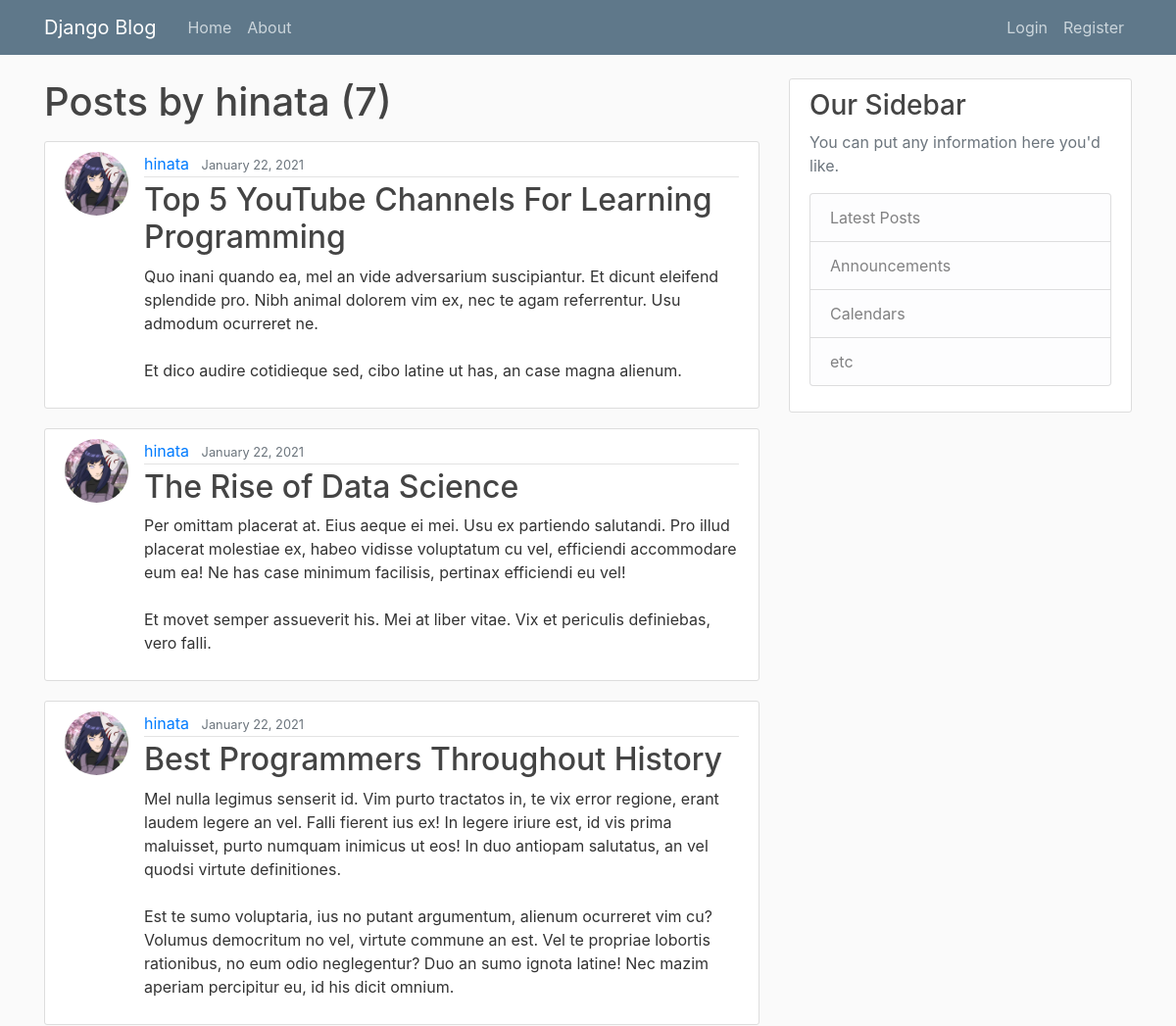
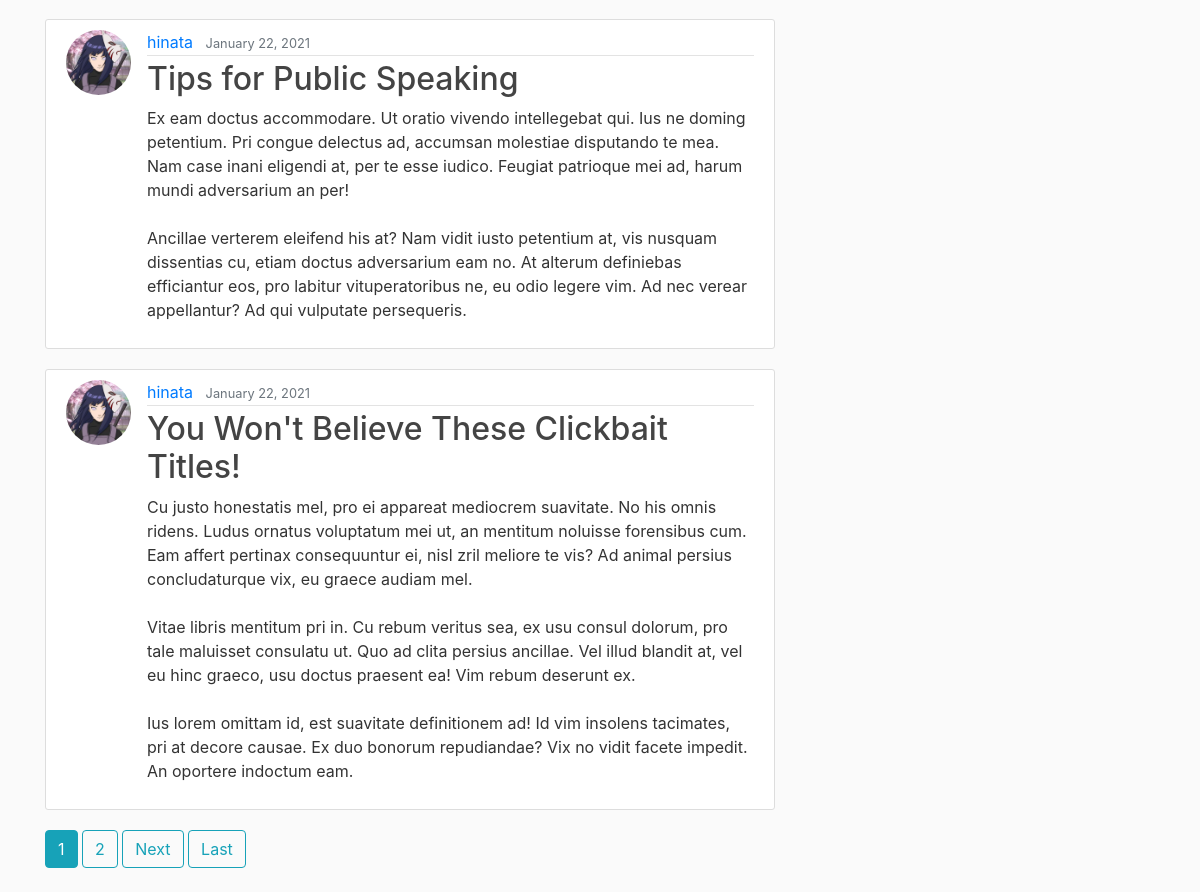
/user/hinata/, run on the app's committed database (2 pictures, top to bottom).
### blog/models.py (models this page shows, shortened)
class Post(models.Model):
	title = models.CharField(max_length=100)
	content = models.TextField()
	time = models.DateTimeField(default=timezone.now)
	author = models.ForeignKey(User, on_delete=models.CASCADE)

### users/models.py (models this page shows, shortened)
class Profile(models.Model):
	user = models.OneToOneField(User, on_delete=models.CASCADE)
	image = models.ImageField(default='default.png', upload_to='profile_pics')

### blog/views.py (the view)
# urls.py: path('user/<str:username>/', UserPostListView.as_view(), name='user-posts'),
class UserPostListView(ListView):
	model = Post
	template_name = 'blog/user_posts.html'
	context_object_name = 'posts'
	paginate_by = 5
	def get_queryset(self):
		user = get_object_or_404(User, username=self.kwargs.get('username'))
		return Post.objects.filter(author=user).order_by('-time')

### blog/templates/blog/user_posts.html (shortened to what this page needs)
{% extends 'blog/base.html' %}
{% block content %}
<h1 class="mb-3">Posts by {{ view.kwargs.username }} ({{ page_obj.paginator.count }})</h1>
{% for post in posts %}
	<article class="media content-section">
		<img class="rounded-circle article-img" src="{{ post.author.profile.image.url }}" alt="">
		<div class="media-body">
			<div class="article-metadata">
				<a class="mr-2" href="{% url 'user-posts' post.author.username %}">{{ post.author }}</a>
				<small class="text-muted">{{ post.time|date:"F d, Y" }}</small>
			</div>
			<h2><a class="article-title" href="{% url 'post-detail' post.id %}">{{ post.title }}</a></h2>
			<p class="article-content">{{ post.content }}</p>
		</div>
	</article>
{% endfor %}
{% if is_paginated %}
	{% for num in page_obj.paginator.page_range %}
		{% if page_obj.number == num %}
			<a class="btn btn-info mb-4" href="?page={{ num }}">{{ num }}</a>
		{% elif num > page_obj.number|add:'-3' and num < page_obj.number|add:'3' %}
			<a class="btn btn-outline-info mb-4" href="?page={{ num }}">{{ num }}</a>
		{% endif %}
	{% endfor %}
	{% if page_obj.has_next %}
		<a class="btn btn-outline-info mb-4" href="?page={{ page_obj.next_page.number }}">Next</a>
		<a class="btn btn-outline-info mb-4" href="?page={{ page_obj.paginator.num_pages }}">Last</a>
	{% endif %}
{% endif %}
{% endblock content %}

### blog/static/blog/main.css (style rules this page uses)
body { background: #fafafa; color: #333333; margin-top: 5rem; }
h1, h2, h3, h4, h5, h6 { color: #444444; }
.content-section { background: #ffffff; padding: 10px 20px; border: 1px solid #dddddd; border-radius: 3px; margin-bottom: 20px; }
.article-title { color: #444444; }
.article-content { white-space: pre-line; }
.article-img { height: 65px; width: 65px; margin-right: 16px; }
.article-metadata { padding-bottom: 1px; margin-bottom: 4px; border-bottom: 1px solid #e3e3e3 }

### data on the page
Post: author.profile.image (picture), author "hinata", time "January 22, 2021", title "Top 5 YouTube Channels For Learning Programming", content "Quo inani quando ea, mel an vide adversarium suscipiantur. Et dicunt eleifend splendide pro. Nibh animal dolorem vim ex, nec te agam referrentur. Usu admodum ocurreret ne. Et dico audire cotidieque sed, cibo latine ut has, an case magna alienum."
Post: author.profile.image (picture), author "hinata", time "January 22, 2021", title "The Rise of Data Science", content "Per omittam placerat at. Eius aeque ei mei. Usu ex partiendo salutandi. Pro illud placerat molestiae ex, habeo vidisse voluptatum cu vel, efficiendi accommodare eum ea! Ne has case minimum facilisis, pertinax efficiendi eu vel! Et movet semper assueverit his. Mei at liber vitae. Vix et periculis definiebas, vero falli."
Post: author.profile.image (picture), author "hinata", time "January 22, 2021", title "Best Programmers Throughout History", content "Mel nulla legimus senserit id. Vim purto tractatos in, te vix error regione, erant laudem legere an vel. Falli fierent ius ex! In legere iriure est, id vis prima maluisset, purto numquam inimicus ut eos! In duo antiopam salutatus, an vel quodsi virtute definitiones. Est te sumo voluptaria, ius no putant argumentum, alienum ocurreret vim cu? Volumus democritum no vel, virtute commune an est. Vel te propriae lobortis rationibus, no eum odio neglegentur? Duo an sumo ignota latine! Nec mazim aperiam percipitur eu, id his dicit omnium."
Post: author.profile.image (picture), author "hinata", time "January 22, 2021", title "Tips for Public Speaking", content "Ex eam doctus accommodare. Ut oratio vivendo intellegebat qui. Ius ne doming petentium. Pri congue delectus ad, accumsan molestiae disputando te mea. Nam case inani eligendi at, per te esse iudico. Feugiat patrioque mei ad, harum mundi adversarium an per! Ancillae verterem eleifend his at? Nam vidit iusto petentium at, vis nusquam dissentias cu, etiam doctus adversarium eam no. At alterum definiebas efficiantur eos, pro labitur vituperatoribus ne, eu odio legere vim. Ad nec verear appellantur? Ad qui vulputate persequeris."
Post: author.profile.image (picture), author "hinata", time "January 22, 2021", title "You Won't Believe These Clickbait Titles!", content "Cu justo honestatis mel, pro ei appareat mediocrem suavitate. No his omnis ridens. Ludus ornatus voluptatum mei ut, an mentitum noluisse forensibus cum. Eam affert pertinax consequuntur ei, nisl zril meliore te vis? Ad animal persius concludaturque vix, eu graece audiam mel. Vitae libris mentitum pri in. Cu rebum veritus sea, ex usu consul dolorum, pro tale maluisset consulatu ut. Quo ad clita persius ancillae. Vel illud blandit at, vel eu hinc graeco, usu doctus praesent ea! Vim rebum deserunt ex. Ius lorem omittam id, est suavitate definitionem ad! Id vim insolens tacimates, pri at decore causae. Ex duo bonorum repudiandae? Vix no vidit facete impedit. An oportere indoctum eam."

### other printed values
{{ view.kwargs.username }} "hinata"
{{ page_obj.paginator.count }} "7"
{{ num }} "1"
{{ num }} "2"
